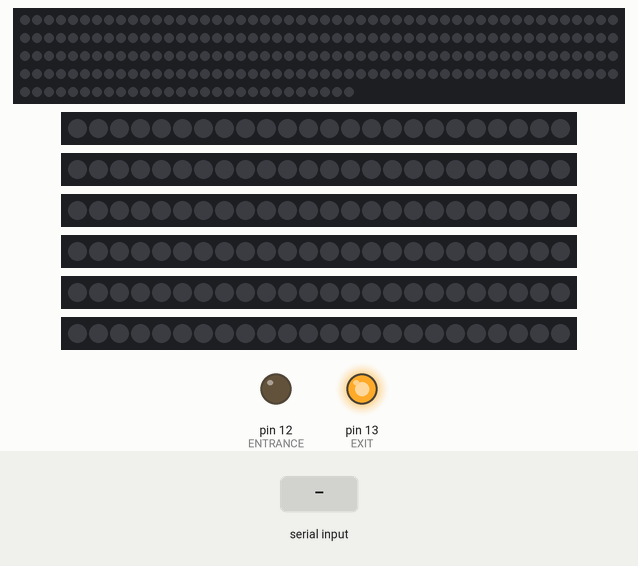
The sketch below on a simulated Arduino Uno, built with avr-gcc and run on an emulated ATmega328P. On the bench: 228 RGB LEDs in strip order, left to right, continuing on the next row, 6 × 24 RGB LEDs in strip order, left to right, output pins drawn as LEDs (lit = HIGH). The inputs (shaded band) are chosen by the test bench. Dim RGB values are drawn brighter than linear.

Above: at 4.2 s.
4.3 s: "1" received over Serial
At 5.1 s:
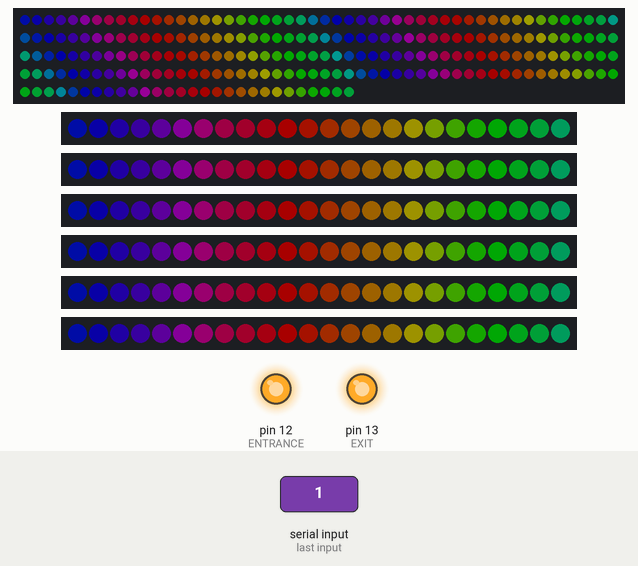
At 6.84 s:
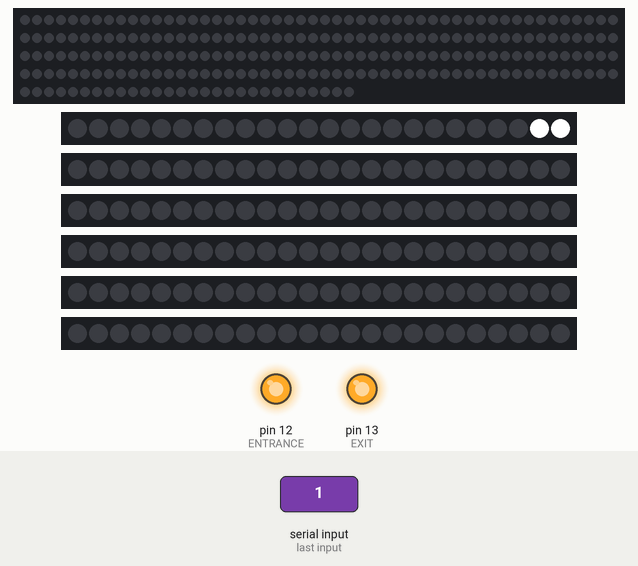
7.1 s: "0" received over Serial
At 9.8 s:
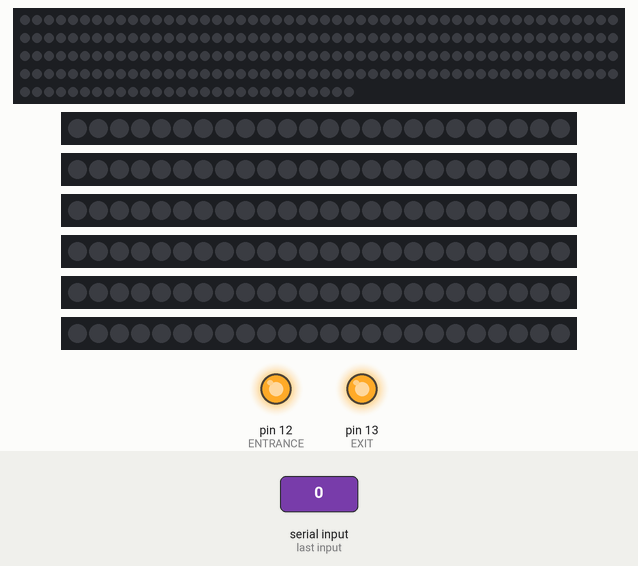
Timing chart, 0 to 15.0 s (numbered marks = the images above; inputs shaded):
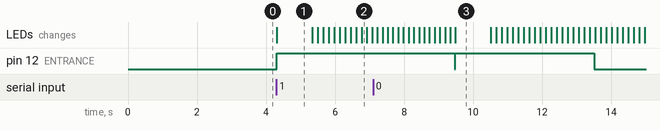

The sketch:

Capstone_Mega_LEDControl.ino
```cpp
#include <FastLED.h>

#define LED_PIN     2
#define PARK1_PIN   4
#define PARK2_PIN   7
#define PARK3_PIN   8
#define PARK4_PIN   6
#define PARK5_PIN   5
#define PARK6_PIN   3
#define ENTRANCE    12
#define EXIT        13

#define ONE         7
#define TWO         19
#define THREE       33
#define FOUR        110
#define FIVE        123
#define SIX         137

#define NUM_LEDS    228
#define PARK_LEDS   24
#define LEDDELAY    150
#define BRIGHTNESS  64            //max is 255
#define LED_TYPE    WS2812B
#define COLOR_ORDER GRB

uint8_t max_bright = 255;         // Overall brightness definition. It can be changed on the fly.
char customer;

struct CRGB leds[NUM_LEDS];
struct CRGB park[6][PARK_LEDS];

void ParkLeds(int spaceNum);
void Space(int spaceNum);
void rainbow_march(uint8_t thisdelay, uint8_t deltahue);
void SpaceReturn(int spaceNum);
void ReturnLeds(int spaceNum);

int LEDCountToSpace[] = {ONE, TWO, THREE, FOUR, FIVE, SIX};

void setup(){
  delay(3000);
  Serial.begin(9600);
  pinMode(ENTRANCE, OUTPUT);
  pinMode(EXIT, OUTPUT);
  digitalWrite(ENTRANCE, LOW);
  digitalWrite(EXIT, HIGH);
  LEDS.addLeds<LED_TYPE, LED_PIN, COLOR_ORDER>(leds, NUM_LEDS);
  LEDS.addLeds<LED_TYPE, PARK1_PIN, COLOR_ORDER>(park[0], PARK_LEDS);
  LEDS.addLeds<LED_TYPE, PARK2_PIN, COLOR_ORDER>(park[1], PARK_LEDS);
  LEDS.addLeds<LED_TYPE, PARK3_PIN, COLOR_ORDER>(park[2], PARK_LEDS);
  LEDS.addLeds<LED_TYPE, PARK4_PIN, COLOR_ORDER>(park[3], PARK_LEDS);
  LEDS.addLeds<LED_TYPE, PARK5_PIN, COLOR_ORDER>(park[4], PARK_LEDS);
  LEDS.addLeds<LED_TYPE, PARK6_PIN, COLOR_ORDER>(park[5], PARK_LEDS);

  FastLED.setBrightness(max_bright);
  set_max_power_in_volts_and_milliamps(5, 1000);              // FastLED 2.1 Power management set at 5V, 500mA
}

void loop(){
  while(Serial.available()==0){
    rainbow_march(200, 10);
    FastLED.show();
  }
  if(Serial.available()){
    for(int x = 0; x <= 6; x++){
      FastLED[x].clearLedData();
    }
    customer = Serial.read();
    if(isDigit(customer)){
      int parkSpot = customer - '1';
      digitalWrite(ENTRANCE, HIGH);
      delay(1000);
      ParkLeds(parkSpot);
      FastLED.show();
      FastLED[0].clearLedData();
      Space(parkSpot);
      FastLED.show();
      FastLED[parkSpot].clearLedData();
    }else if(isAlpha(customer)){
      int parkSpot = customer - 'a';
      SpaceReturn(parkSpot);
      FastLED.show();
      FastLED[parkSpot].clearLedData();
      while(Serial.available()==0);
      Serial.read();
      ReturnLeds(parkSpot);
      FastLED.show();
      FastLED[0].clearLedData();
    }
  }
}

void rainbow_march(uint8_t thisdelay, uint8_t deltahue) {     // The fill_rainbow call doesn't support brightness levels.

  uint8_t thishue = millis()*(255-thisdelay)/255;             // To change the rate, add a beat or something to the result. 'thisdelay' must be a fixed value.

  fill_rainbow(leds, NUM_LEDS, thishue, deltahue);             // Use FastLED's fill_rainbow routine.
  for (int x = 0; x < 6; x++){
    fill_rainbow(park[x], PARK_LEDS, thishue, deltahue);            // Use FastLED's fill_rainbow routine.
  }
}

void ParkLeds(int spaceNum){
  for(int x = 0; x <= LEDCountToSpace[spaceNum]; x++){
    if(x>=4){
      leds[x-4].setRGB(0, 0, 0);
    }
    leds[x].setRGB(255,255,255);
    FastLED[0].showLeds(BRIGHTNESS);
    FastLED.delay(LEDDELAY);
    if (x == 18){
      digitalWrite(ENTRANCE, LOW);
    }
  }
}

void ReturnLeds(int spaceNum){
  for(int x = LEDCountToSpace[spaceNum] - 4; x < NUM_LEDS; x++){
    if(x>=6){
      leds[x-6].setRGB(0, 0, 0);
    }
    leds[x].setRGB(255,255,255);
    FastLED[0].showLeds(BRIGHTNESS);
    FastLED.delay(LEDDELAY);
    if (spaceNum == 0 && x ==18){
      digitalWrite(ENTRANCE, LOW);
    }
    if (x == (NUM_LEDS - 68)){
      digitalWrite(EXIT, LOW);
      delay(1000);
    }else if (x == (NUM_LEDS - 50)){
      digitalWrite(EXIT, HIGH);
    }
  }
}

void Space(int spaceNum){
  for(int x = PARK_LEDS - 1; x >= 5; x--){
    if(x<=18){
      park[spaceNum][x+6].setRGB(0, 0, 0);
    }
    park[spaceNum][x].setRGB(255,255,255);
    FastLED[spaceNum + 1].showLeds(BRIGHTNESS);
    FastLED.delay(LEDDELAY);
  }
  FastLED[spaceNum + 1].clearLedData();
  if (spaceNum == 0){
    digitalWrite(ENTRANCE, LOW);
  }
}

void SpaceReturn(int spaceNum){
  if (spaceNum == 0){
    digitalWrite(ENTRANCE, HIGH);
  }
  for(int x = 0; x < PARK_LEDS; x++){
    if(x>=6){
      park[spaceNum][x-6].setRGB(0, 0, 0);
    }
    park[spaceNum][x].setRGB(255,255,255);
    FastLED[spaceNum + 1].showLeds(BRIGHTNESS);
    FastLED.delay(LEDDELAY);
  }
  FastLED[spaceNum + 1].clearLedData();
}
```

Measured:
- after the input at 4.3 s, pin 12 (ENTRANCE): LOW → HIGH at once; the LEDs: change at once (image 1)
- after the input at 7.1 s, the LEDs: first differ from a run without the input after 2.4 s (image 3)
- what the display in image 1 shows lasts 1.0 s, from 4.3 s to 5.3 s
